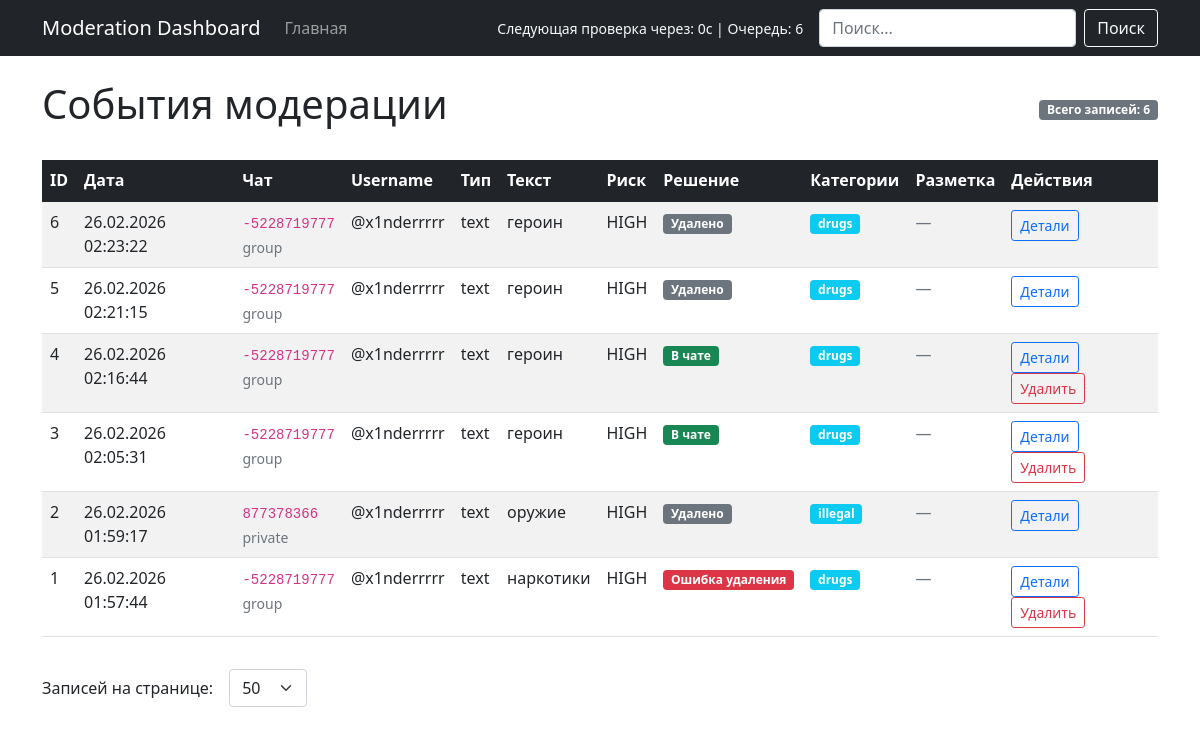
The page / on the database its author committed.
### tables this page shows
CREATE TABLE moderation_events (
            id INTEGER PRIMARY KEY AUTOINCREMENT,
            created_at TEXT NOT NULL,
            chat_id INTEGER NOT NULL,
            user_id INTEGER,
            username TEXT,
            message_id INTEGER,
            content_type TEXT NOT NULL,
            text_excerpt TEXT,
            file_id TEXT,
            flagged INTEGER NOT NULL,
            decision TEXT NOT NULL,
            reason TEXT,
            categories_json TEXT,
            scores_json TEXT,
            reviewer_id INTEGER,
            review_label TEXT,
            review_at TEXT
        , message_status TEXT, deleted_at TEXT, delete_error TEXT);

### web/app.py (the view)
@app.route("/")
def index():
    page = request.args.get("page", 1, type=int)
    per_page = request.args.get("per_page", 50, type=int)
    if per_page > 200:
        per_page = 200
    offset = (page - 1) * per_page
    conn = get_db_connection()
    total_count = conn.execute("SELECT COUNT(*) as count FROM moderation_events").fetchone()["count"]
    events = conn.execute(
        """
        SELECT
            id,
            created_at,
            chat_id,
            message_id,
            username,
            text_excerpt,
            categories_json,
            scores_json,
            content_type,
            decision,
            flagged,
            reason,
            review_label,
            message_status,
            deleted_at,
            delete_error
        FROM moderation_events
        ORDER BY created_at DESC
        LIMIT ? OFFSET ?
        """,
        (per_page, offset),
    ).fetchall()
    conn.close()
    events_list = [enrich_event(event) for event in events]
    total_pages = (total_count + per_page - 1) // per_page
    return render_template(
        "index.html",
        events=events_list,
        page=page,
        per_page=per_page,
        total_pages=total_pages,
        total_count=total_count,
    )

### web/app.py (called while the page is built)
def get_db_connection() -> sqlite3.Connection:
    conn = sqlite3.connect(DB_PATH)
    conn.row_factory = sqlite3.Row
    return conn

def parse_date(date_str: str | None) -> str | None:
    if not date_str:
        return None
    try:
        dt = datetime.fromisoformat(date_str.replace("Z", "+00:00"))
        return dt.strftime("%d.%m.%Y %H:%M:%S")
    except Exception:
        return date_str

def get_risk_color(risk_level: str | None) -> str:
    level = (risk_level or "low").lower()
    if level == "high":
        return "danger"
    if level == "med":
        return "warning"
    return "success"

def chat_kind(chat_id: int | None) -> str:
    if chat_id is None:
        return "unknown"
    if chat_id > 0:
        return "private"
    cid = str(chat_id)
    if cid.startswith("-100"):
        return "channel/supergroup"
    return "group"

def telegram_message_link(chat_id: int | None, message_id: int | None) -> str | None:
    if chat_id is None or message_id is None:
        return None
    cid = str(chat_id)
    if cid.startswith("-100"):
        internal_id = cid[4:]
        return f"https://t.me/c/{internal_id}/{message_id}"
    return None

@app.context_processor
def inject_global_status() -> Dict[str, Any]:
    return {"bot_status": get_bot_status()}

### web/templates/index.html (shortened to what this page needs)
{% extends "base.html" %}
{% block content %}
<div class="d-flex justify-content-between align-items-center mb-4">
    <h1>События модерации</h1>
    <div>
        <span class="badge bg-secondary">Всего записей: {{ total_count }}</span>
    </div>
</div>
<div class="table-responsive">
    <table class="table table-striped table-hover">
        <thead class="table-dark">
            <tr>
                <th>ID</th>
                <th>Дата</th>
                <th>Чат</th>
                <th>Username</th>
                <th>Тип</th>
                <th>Текст</th>
                <th>Риск</th>
                <th>Решение</th>
                <th>Категории</th>
                <th>Разметка</th>
                <th>Действия</th>
            </tr>
        </thead>
        <tbody>
            {% for event in events %}
            <tr>
                <td>{{ event.id }}</td>
                <td>{{ event.created_at_formatted }}</td>
                <td>
                    <div><code>{{ event.chat_id }}</code></div>
                    <small class="text-muted">{{ event.chat_kind }}</small>
                </td>
                <td>
                    {% if event.username %}
                        @{{ event.username }}
                    {% else %}
                        <span class="text-muted">—</span>
                    {% endif %}
                </td>
                <td>{{ event.content_type }}</td>
                <td>
                    <div class="text-excerpt" title="{{ event.text_excerpt }}">
                        {{ event.text_excerpt or '—' }}
                    </div>
                </td>
                <td>
                    <span class="risk-{{ event.risk_color }}">
                        {{ event.decision|upper }}
                    </span>
                </td>
                <td>
                    {% if event.message_status == 'deleted' %}
                        <span class="badge bg-secondary">Удалено</span>
                    {% elif event.message_status == 'delete_failed' %}
                        <span class="badge bg-danger" title="{{ event.delete_error or '' }}">Ошибка удаления</span>
                    {% elif event.message_status == 'present' %}
                        <span class="badge bg-success">В чате</span>
                    {% else %}
                        <span class="badge bg-warning text-dark">Неизвестно</span>
                    {% endif %}
                </td>
                <td>
                    {% if event.categories %}
                        <span class="badge bg-info">{{ event.categories.get('top_label', '—') }}</span>
                    {% else %}
                        <span class="text-muted">—</span>
                    {% endif %}
                </td>
                <td>
                    {% if event.review_label %}
                        <span class="badge bg-secondary">{{ event.review_label }}</span>
                    {% else %}
                        <span class="text-muted">—</span>
                    {% endif %}
                </td>
                <td>
                    <a href="/event/{{ event.id }}" class="btn btn-sm btn-outline-primary">Детали</a>
                    {% if event.message_id and event.message_status != 'deleted' %}
                    <form method="POST" action="/event/{{ event.id }}/delete-message" class="d-inline">
                        <button type="submit" class="btn btn-sm btn-outline-danger"
                                onclick="return confirm('Удалить сообщение {{ event.message_id }} в Telegram?')">
                            Удалить
                        </button>
                    </form>
                    {% endif %}
                </td>
            </tr>
            {% else %}
            <tr>
                <td colspan="11" class="text-center">Нет данных</td>
            </tr>
            {% endfor %}
        </tbody>
    </table>
</div>
<div class="mt-3">
    <form class="row g-3 align-items-center" method="GET">
        <div class="col-auto">
            <label for="per_page" class="col-form-label">Записей на странице:</label>
        </div>
        <div class="col-auto">
            <select class="form-select" id="per_page" name="per_page" onchange="this.form.submit()">
                <option value="50" {% if per_page == 50 %}selected{% endif %}>50</option>
            </select>
        </div>
    </form>
</div>
{% endblock %}

### web/templates/base.html (shortened to what this page needs)
<!DOCTYPE html>
<html lang="ru">
<head>
    <link href="https://cdn.jsdelivr.net/npm/bootstrap@5.1.3/dist/css/bootstrap.min.css" rel="stylesheet">
</head>
<body>
    <nav class="navbar navbar-expand-lg navbar-dark bg-dark mb-4">
        <div class="container">
            <a class="navbar-brand" href="/">Moderation Dashboard</a>
            <div class="collapse navbar-collapse" id="navbarNav">
                <ul class="navbar-nav me-auto">
                    <li class="nav-item">
                        <a class="nav-link" href="/">Главная</a>
                    </li>
                </ul>
                <div class="text-light me-3 small">
                    {% if bot_status.seconds_left is not none %}
                        Следующая проверка через:
                        <span id="batch-countdown" data-next-run-epoch="{{ bot_status.next_run_epoch }}">
                        </span>
                        | Очередь: <span id="queue-size">{{ bot_status.queue_size }}</span>
                    {% else %}
                        Следующая проверка: нет данных
                    {% endif %}
                </div>
                <form class="d-flex" action="/search" method="GET">
                    <input class="form-control me-2" type="search" name="q" placeholder="Поиск..." value="{{ query if query else '' }}">
                    <button class="btn btn-outline-light" type="submit">Поиск</button>
                </form>
            </div>
        </div>
    </nav>
    <div class="container">
        {% block content %}{% endblock %}
    </div>
</body>
</html>

### web/templates/base.html (style rules this page uses)
.text-excerpt { max-width: 400px; overflow: hidden; text-overflow: ellipsis; white-space: nowrap; }

### rows shown on the page
moderation_events: id "6", created_at_formatted "26.02.2026 02:23:22", chat_id "-5228719777", chat_kind "group", username "x1nderrrrr", content_type "text", text_excerpt "героин", decision "HIGH", message_status "Удалено", categories.get "drugs"
moderation_events: id "5", created_at_formatted "26.02.2026 02:21:15", chat_id "-5228719777", chat_kind "group", username "x1nderrrrr", content_type "text", text_excerpt "героин", decision "HIGH", message_status "Удалено", categories.get "drugs"
moderation_events: id "4", created_at_formatted "26.02.2026 02:16:44", chat_id "-5228719777", chat_kind "group", username "x1nderrrrr", content_type "text", text_excerpt "героин", decision "HIGH", shows "В чате", categories.get "drugs"
moderation_events: id "3", created_at_formatted "26.02.2026 02:05:31", chat_id "-5228719777", chat_kind "group", username "x1nderrrrr", content_type "text", text_excerpt "героин", decision "HIGH", shows "В чате", categories.get "drugs"
moderation_events: id "2", created_at_formatted "26.02.2026 01:59:17", chat_id "877378366", chat_kind "private", username "x1nderrrrr", content_type "text", text_excerpt "оружие", decision "HIGH", message_status "Удалено", categories.get "illegal"
moderation_events: id "1", created_at_formatted "26.02.2026 01:57:44", chat_id "-5228719777", chat_kind "group", username "x1nderrrrr", content_type "text", text_excerpt "наркотики", decision "HIGH", categories.get "drugs"

### other values the page prints
{{ bot_status.queue_size }} "6"
{{ total_count }} "6"
